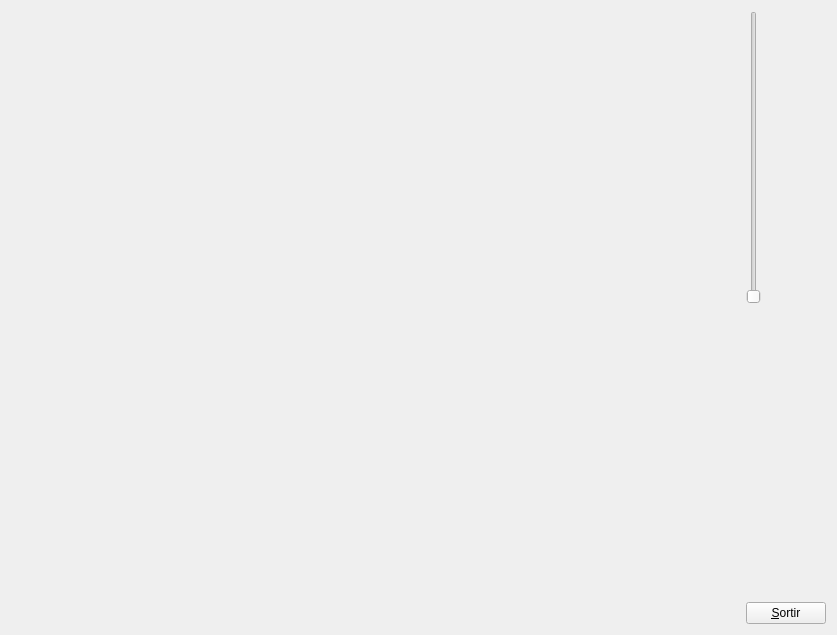
<?xml version="1.0" encoding="UTF-8"?>
<ui version="4.0">
 <class>MyForm</class>
 <widget class="QWidget" name="MyForm">
  <property name="geometry">
   <rect>
    <x>0</x>
    <y>0</y>
    <width>837</width>
    <height>635</height>
   </rect>
  </property>
  <property name="windowTitle">
   <string>Form</string>
  </property>
  <layout class="QHBoxLayout" name="horizontalLayout">
   <item>
    <widget class="MyGLWidget" name="widget" native="true">
     <property name="sizePolicy">
      <sizepolicy hsizetype="Expanding" vsizetype="Expanding">
       <horstretch>0</horstretch>
       <verstretch>0</verstretch>
      </sizepolicy>
     </property>
     <zorder></zorder>
    </widget>
   </item>
   <item>
    <layout class="QVBoxLayout" name="verticalLayout">
     <item>
      <widget class="QSlider" name="verticalSlider">
       <property name="sizePolicy">
        <sizepolicy hsizetype="Fixed" vsizetype="Expanding">
         <horstretch>0</horstretch>
         <verstretch>0</verstretch>
        </sizepolicy>
       </property>
       <property name="layoutDirection">
        <enum>Qt::LeftToRight</enum>
       </property>
       <property name="orientation">
        <enum>Qt::Vertical</enum>
       </property>
      </widget>
     </item>
     <item>
      <spacer name="verticalSpacer">
       <property name="orientation">
        <enum>Qt::Vertical</enum>
       </property>
       <property name="sizeHint" stdset="0">
        <size>
         <width>20</width>
         <height>40</height>
        </size>
       </property>
      </spacer>
     </item>
     <item>
      <widget class="QPushButton" name="pushButton">
       <property name="sizePolicy">
        <sizepolicy hsizetype="Fixed" vsizetype="Fixed">
         <horstretch>0</horstretch>
         <verstretch>0</verstretch>
        </sizepolicy>
       </property>
       <property name="text">
        <string>&amp;Sortir</string>
       </property>
      </widget>
     </item>
    </layout>
   </item>
  </layout>
 </widget>
 <customwidgets>
  <customwidget>
   <class>MyGLWidget</class>
   <extends>QWidget</extends>
   <header location="global">MyGLWidget.h</header>
   <container>1</container>
   <slots>
    <signal>valuechanged(int)</signal>
    <slot>changeFOV(int)</slot>
   </slots>
  </customwidget>
 </customwidgets>
 <resources/>
 <connections>
  <connection>
   <sender>pushButton</sender>
   <signal>clicked()</signal>
   <receiver>MyForm</receiver>
   <slot>close()</slot>
   <hints>
    <hint type="sourcelabel">
     <x>831</x>
     <y>629</y>
    </hint>
    <hint type="destinationlabel">
     <x>839</x>
     <y>529</y>
    </hint>
   </hints>
  </connection>
  <connection>
   <sender>verticalSlider</sender>
   <signal>sliderMoved(int)</signal>
   <receiver>widget</receiver>
   <slot>changeFOV(int)</slot>
   <hints>
    <hint type="sourcelabel">
     <x>779</x>
     <y>293</y>
    </hint>
    <hint type="destinationlabel">
     <x>726</x>
     <y>351</y>
    </hint>
   </hints>
  </connection>
  <connection>
   <sender>widget</sender>
   <signal>valuechanged(int)</signal>
   <receiver>verticalSlider</receiver>
   <slot>setValue(int)</slot>
   <hints>
    <hint type="sourcelabel">
     <x>608</x>
     <y>326</y>
    </hint>
    <hint type="destinationlabel">
     <x>786</x>
     <y>278</y>
    </hint>
   </hints>
  </connection>
 </connections>
</ui>
